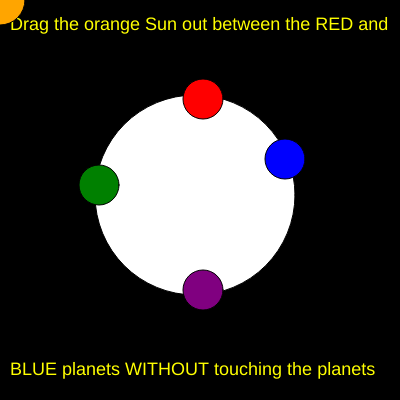
Frame 1 (no input)
Frame 60 (no input): identical to frame 1, image omitted
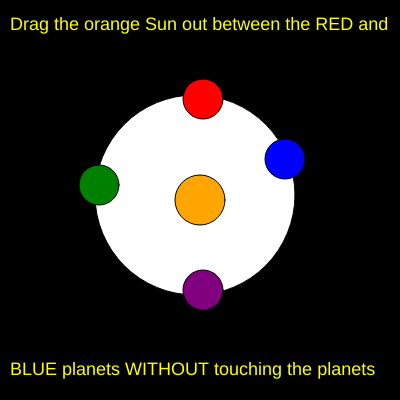
Frame 120 (the mouse pressed at the canvas centre since frame 60)

The p5.js sketch that drew these frames (run headless with seeded random() and noise() and a simulated clock; from frame 60 on, the mouse is pressed at the canvas centre):

// p5.js sketch
// ── sketch.js


function setup() {
  createCanvas(400, 400);
}

function draw() {
  background("black");
  textSize(18);
  textAlign("CENTER");
  fill("yellow");
  text('Drag the orange Sun out between the RED and',10,30);
  textAlign("CENTER");
  fill("yellow");
  text('BLUE planets WITHOUT touching the planets',10, 375);
  fill("white");
  ellipse(195,195,200);
  fill("orange");
  ellipse(mouseX,mouseY,50);
  fill("green");
  ellipse(99,185,40);
  debug = true;
  fill("red");
  ellipse(203,99,40);
  fill("purple");
  ellipse(203,290,40);
  fill("blue");
  ellipse(285,159,40);
}
